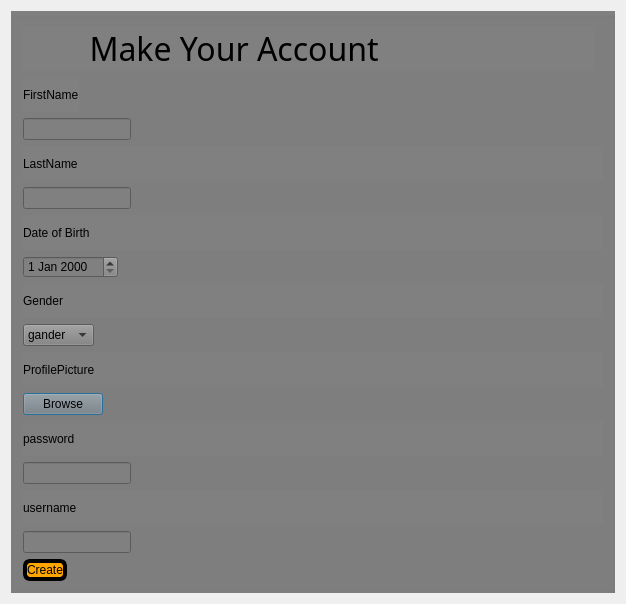
<?xml version="1.0" encoding="UTF-8"?>
<ui version="4.0">
 <class>Registration</class>
 <widget class="QDialog" name="Registration">
  <property name="geometry">
   <rect>
    <x>0</x>
    <y>0</y>
    <width>626</width>
    <height>604</height>
   </rect>
  </property>
  <property name="windowTitle">
   <string>Dialog</string>
  </property>
  <layout class="QVBoxLayout" name="verticalLayout_3">
   <item>
    <widget class="QGroupBox" name="groupBox">
     <property name="autoFillBackground">
      <bool>false</bool>
     </property>
     <property name="styleSheet">
      <string notr="true">background-color:grey;</string>
     </property>
     <property name="title">
      <string/>
     </property>
     <layout class="QVBoxLayout" name="verticalLayout_4">
      <item alignment="Qt::AlignLeft">
       <widget class="QLabel" name="label">
        <property name="minimumSize">
         <size>
          <width>572</width>
          <height>0</height>
         </size>
        </property>
        <property name="font">
         <font>
          <family>Stencil</family>
          <pointsize>24</pointsize>
          <italic>false</italic>
          <bold>false</bold>
         </font>
        </property>
        <property name="styleSheet">
         <string notr="true">font: 8pt &quot;Arial&quot;;
font: 24pt &quot;Stencil&quot;;</string>
        </property>
        <property name="text">
         <string>        Make Your Account</string>
        </property>
       </widget>
      </item>
      <item alignment="Qt::AlignLeft">
       <widget class="QLabel" name="label_4">
        <property name="text">
         <string>FirstName</string>
        </property>
        <property name="buddy">
         <cstring>label_4</cstring>
        </property>
       </widget>
      </item>
      <item alignment="Qt::AlignLeft">
       <widget class="QLineEdit" name="firstName">
        <property name="enabled">
         <bool>true</bool>
        </property>
        <property name="autoFillBackground">
         <bool>true</bool>
        </property>
       </widget>
      </item>
      <item>
       <widget class="QLabel" name="label_2">
        <property name="text">
         <string>LastName</string>
        </property>
       </widget>
      </item>
      <item alignment="Qt::AlignLeft">
       <widget class="QLineEdit" name="lastName">
        <property name="tabletTracking">
         <bool>true</bool>
        </property>
        <property name="autoFillBackground">
         <bool>true</bool>
        </property>
       </widget>
      </item>
      <item>
       <widget class="QLabel" name="label_3">
        <property name="text">
         <string>Date of Birth </string>
        </property>
       </widget>
      </item>
      <item alignment="Qt::AlignLeft">
       <widget class="QDateEdit" name="dob"/>
      </item>
      <item>
       <widget class="QLabel" name="label_5">
        <property name="text">
         <string>Gender</string>
        </property>
       </widget>
      </item>
      <item alignment="Qt::AlignLeft">
       <widget class="QComboBox" name="gender">
        <item>
         <property name="text">
          <string>gander</string>
         </property>
        </item>
        <item>
         <property name="text">
          <string>Male</string>
         </property>
        </item>
        <item>
         <property name="text">
          <string>Female</string>
         </property>
        </item>
        <item>
         <property name="text">
          <string>other</string>
         </property>
        </item>
       </widget>
      </item>
      <item>
       <widget class="QLabel" name="label_6">
        <property name="text">
         <string>ProfilePicture</string>
        </property>
       </widget>
      </item>
      <item alignment="Qt::AlignLeft">
       <widget class="QPushButton" name="profilePicture">
        <property name="text">
         <string>Browse</string>
        </property>
       </widget>
      </item>
      <item>
       <widget class="QLabel" name="label_8">
        <property name="text">
         <string>password</string>
        </property>
       </widget>
      </item>
      <item alignment="Qt::AlignLeft">
       <widget class="QLineEdit" name="username">
        <property name="autoFillBackground">
         <bool>true</bool>
        </property>
       </widget>
      </item>
      <item>
       <widget class="QLabel" name="label_7">
        <property name="text">
         <string>username</string>
        </property>
       </widget>
      </item>
      <item alignment="Qt::AlignLeft">
       <widget class="QLineEdit" name="password">
        <property name="autoFillBackground">
         <bool>true</bool>
        </property>
       </widget>
      </item>
      <item alignment="Qt::AlignLeft">
       <widget class="QPushButton" name="finish">
        <property name="styleSheet">
         <string notr="true">background-color:orange;
border:4px solid black;
border-radius:7px;
font-family:Arial;</string>
        </property>
        <property name="text">
         <string>Create</string>
        </property>
       </widget>
      </item>
     </layout>
    </widget>
   </item>
  </layout>
 </widget>
 <resources/>
 <connections/>
</ui>
